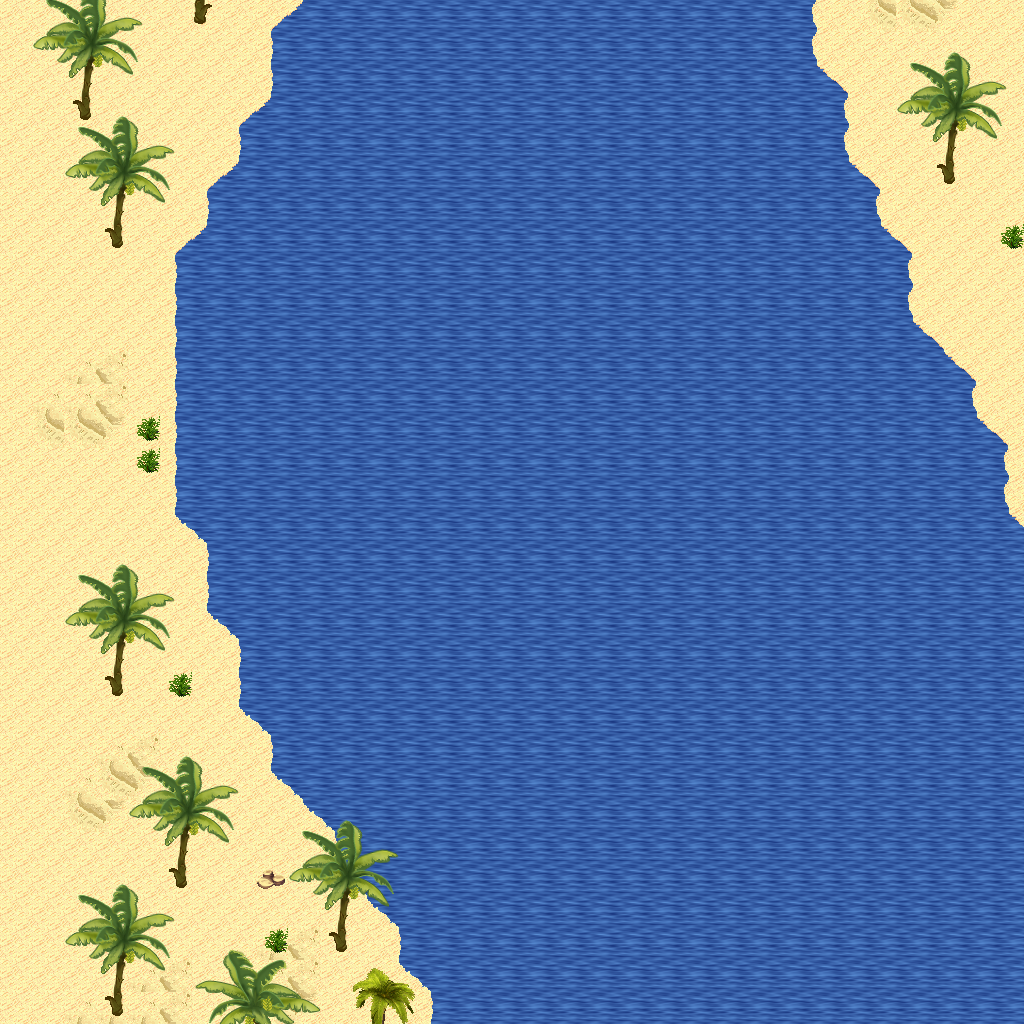

Below is a game level as drawn by its tile map, then a one-line description and the .tmx that defines it (tile-layer data replaced by summaries):
An orthogonal 32x32 tile map with 32x32 px tiles, 5 tile layers (Ground, Objects, Objects2, Above, ...), 1 hidden layer not drawn, 14 tilesets.

<map version="1.10" tiledversion="1.11.0" orientation="orthogonal" renderorder="right-down" width="32" height="32" tilewidth="32" tileheight="32" infinite="0" nextlayerid="11" nextobjectid="1">
 <tileset firstgid="1" name="logic_collision" tilewidth="32" tileheight="32" tilecount="1" columns="1">
  <image source="../drawable/logic_collision.png" width="32" height="32" />
 </tileset>
 <tileset firstgid="2" name="ground_ground" tilewidth="32" tileheight="32" tilecount="33" columns="3">
  <image source="../drawable/ground_ground.png" width="96" height="352" />
 </tileset>
 <tileset firstgid="35" name="terrain_desert" tilewidth="32" tileheight="32" tilecount="88" columns="8">
  <image source="../drawable/terrain_desert.png" width="256" height="352" />
 </tileset>
 <tileset firstgid="123" name="building_stone_ruins" tilewidth="32" tileheight="32" tilecount="72" columns="6">
  <image source="../drawable/building_stone_ruins.png" width="192" height="384" />
 </tileset>
 <tileset firstgid="195" name="ground_sand_edges" tilewidth="32" tileheight="32" tilecount="15" columns="5">
  <image source="../drawable/ground_sand_edges.png" width="160" height="96" />
 </tileset>
 <tileset firstgid="210" name="ground_slate_tiles" tilewidth="32" tileheight="32" tilecount="15" columns="5">
  <image source="../drawable/ground_slate_tiles.png" width="160" height="96" />
 </tileset>
 <tileset firstgid="225" name="ground_sand_2" tilewidth="32" tileheight="32" tilecount="15" columns="5">
  <image source="../drawable/ground_sand_2.png" width="160" height="96" />
 </tileset>
 <tileset firstgid="240" name="plant_cactus_2" tilewidth="32" tileheight="32" tilecount="10" columns="5">
  <image source="../drawable/plant_cactus_2.png" width="160" height="64" />
 </tileset>
 <tileset firstgid="250" name="plant_round_cactuses" tilewidth="32" tileheight="32" tilecount="20" columns="10">
  <image source="../drawable/plant_round_cactuses.png" width="320" height="64" />
 </tileset>
 <tileset firstgid="270" name="plant_tree_banana_tree" tilewidth="32" tileheight="32" tilecount="40" columns="4">
  <image source="../drawable/plant_tree_banana_tree.png" width="128" height="320" />
 </tileset>
 <tileset firstgid="310" name="plant_tree_palm_tree" tilewidth="32" tileheight="32" tilecount="6" columns="2">
  <image source="../drawable/plant_tree_palm_tree.png" width="64" height="96" />
 </tileset>
 <tileset firstgid="316" name="plant_tree_palm_trees" tilewidth="32" tileheight="32" tilecount="40" columns="4">
  <image source="../drawable/plant_tree_palm_trees.png" width="128" height="320" />
 </tileset>
 <tileset firstgid="356" name="building_stone_tower" tilewidth="32" tileheight="32" tilecount="14" columns="2">
  <image source="../drawable/building_stone_tower.png" width="64" height="224" />
 </tileset>
 <tileset firstgid="370" name="plant_bush_large_green" tilewidth="32" tileheight="32" tilecount="9" columns="3">
  <image source="../drawable/plant_bush_large_green.png" width="96" height="96" />
 </tileset>
 <layer id="1" name="Ground" width="32" height="32">
  <data>[1024 cells, 1024 non-empty, 6 distinct tile ids]</data>
 </layer>
 <layer id="2" name="Objects" width="32" height="32">
  <data>[1024 cells, 81 non-empty, 12 distinct tile ids]</data>
 </layer>
 <layer id="3" name="Objects2" width="32" height="32">
  <data>[1024 cells, 0 non-empty, 0 distinct tile ids]</data>
 </layer>
 <layer id="4" name="Above" width="32" height="32">
  <data>[1024 cells, 109 non-empty, 28 distinct tile ids]</data>
 </layer>
 <layer id="5" name="Above2" width="32" height="32">
  <data>[1024 cells, 0 non-empty, 0 distinct tile ids]</data>
 </layer>
 <layer id="6" name="Walkable" width="32" height="32" visible="0">
  <data>[1024 cells, 735 non-empty, 1 distinct tile ids]</data>
 </layer>
 <objectgroup id="7" name="Mapevents" />
 <objectgroup id="8" name="Spawn" />
 <objectgroup id="9" name="Keys" />
 <objectgroup id="10" name="Replace" />
</map>
